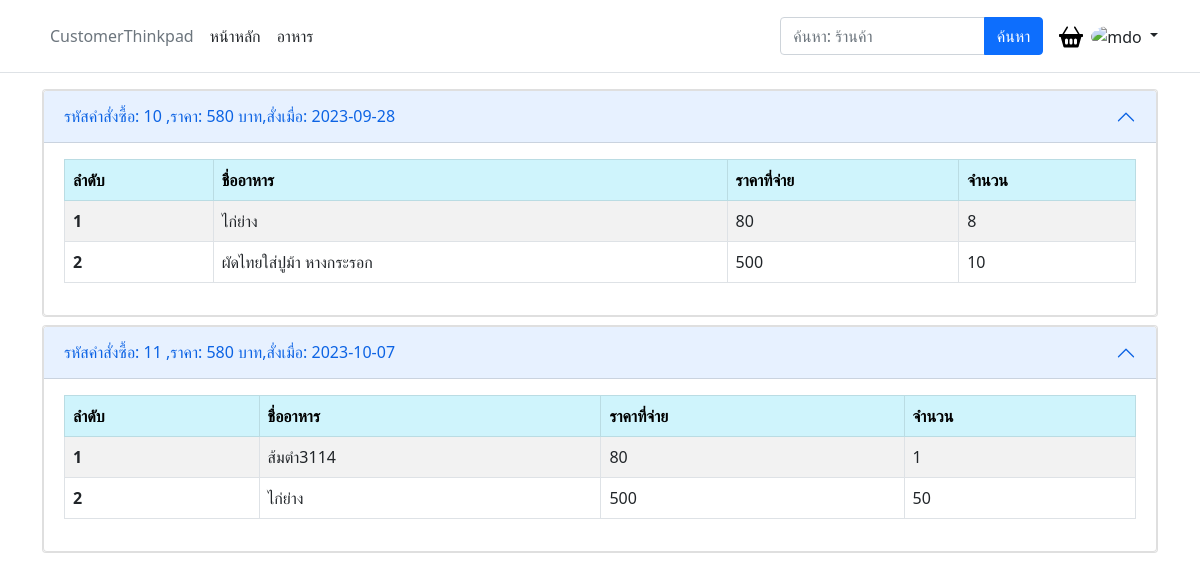
The app's page /Views/Customer/order.php (signed in) with its own data.
### tables this page shows
CREATE TABLE IF NOT EXISTS `orders` (
  `IdOrder` int(11) NOT NULL AUTO_INCREMENT,
  `IdCustomer` int(11) NOT NULL,
  `IdShop` int(11) NOT NULL,
  `IdRider` int(11) DEFAULT NULL,
  `FoodOrder` longtext NOT NULL CHECK (json_valid(`FoodOrder`)),
  `PriceOrder` float DEFAULT NULL,
  `StatusOrder` int(11) DEFAULT NULL,
  `DateOrder` date DEFAULT NULL,
  PRIMARY KEY (`IdOrder`)
);

### Models/connect_database.inc.php (called while the page is built, shortened)
<?php
class connect_database
{
    public $ObjConnect;
    public function __construct()
    {
        $this->ObjConnect =new mysqli("localhost:3306", "root", "root", "orderfoodonline");
    }
public function SelectTable(?string $colname = null, string $TableName = "",?string $sqlcustom = null): object
{
    $colname = $colname ?? "*";
    $Sort = $Sort ?? "ASC";
    if ($TableName != "") {
        $sql = "SELECT " . $colname . " FROM " . $TableName." ".$sqlcustom;
        return $this->ObjConnect->query($sql);
    }
    return false;
}
}
?>

### Views/Customer/order.php (the view, shortened to what this page needs)
<!DOCTYPE html>
<html lang="th">
<head>
  <?php include '../Shares/header.layout.php' ?>
</head>
<body>
  <?php include 'navbar.layout.php' ?>
  <main class="container">
    <?php
    $service = new connect_database();
    $result = $service->SelectTable(null, "orders", "Where IdCustomer = {$_SESSION['IdUser_Session']}");
    foreach ($result as $row) { ?>
      <div class="card mt-2">
        <div class="accordion" id="accordionExample">
          <div class="accordion-item">
            <h2 class="accordion-header" id="headingOne">
              <button class="accordion-button" type="button" data-bs-toggle="collapse" data-bs-target="#collapseOne" aria-expanded="true" aria-controls="collapseOne">
                รหัสคำสั่งซื้อ: <?= $row['IdOrder'] ?> ,ราคา: <?= $row['PriceOrder'] ?> บาท,สั่งเมื่อ: <?= $row['DateOrder'] ?>
              </button>
            </h2>
            <div id="collapseOne" class="accordion-collapse collapse show" aria-labelledby="headingOne" data-bs-parent="#accordionExample">
              <div class="accordion-body">
                <table class="table-info">
                  <table class="table table-striped table-bordered">
                    <thead>
                      <tr class="table-info">
                        <th scope="col">ลำดับ</th>
                        <th scope="col">ชื่ออาหาร</th>
                        <th scope="col">ราคาที่จ่าย</th>
                        <th scope="col">จำนวน</th>
                      </tr>
                    </thead>
                    <tbody>
                      <?php
                      $i = 1;
                          $Foodjson = json_decode($row['FoodOrder'],true);
                          foreach($Foodjson as $Food){
                      ?>
                      <tr>
                        <th scope="row"><?=$i?></th>
                        <td><?=$Food['NameFood']?></td>
                        <td><?=$Food['PriceFood']?></td>
                        <td><?=$Food['amount']?></td>
                      </tr>
                      <?php $i += 1; }?>
                    </tbody>
                  </table>
                </table>
              </div>
            </div>
          </div>
        </div>
      </div>
      <?php } ?>
  </main>
</body>
</html>

### records on screen
orders: IdOrder "10", PriceOrder "580", DateOrder "2023-09-28", NameFood "ไก่ย่าง", PriceFood "80", amount "8", NameFood "ผัดไทยใส่ปูม้า หางกระรอก", PriceFood "500", amount "10"
orders: IdOrder "11", PriceOrder "580", DateOrder "2023-10-07", NameFood "ส้มตำ3114", PriceFood "80", amount "1", NameFood "ไก่ย่าง", PriceFood "500", amount "50"
